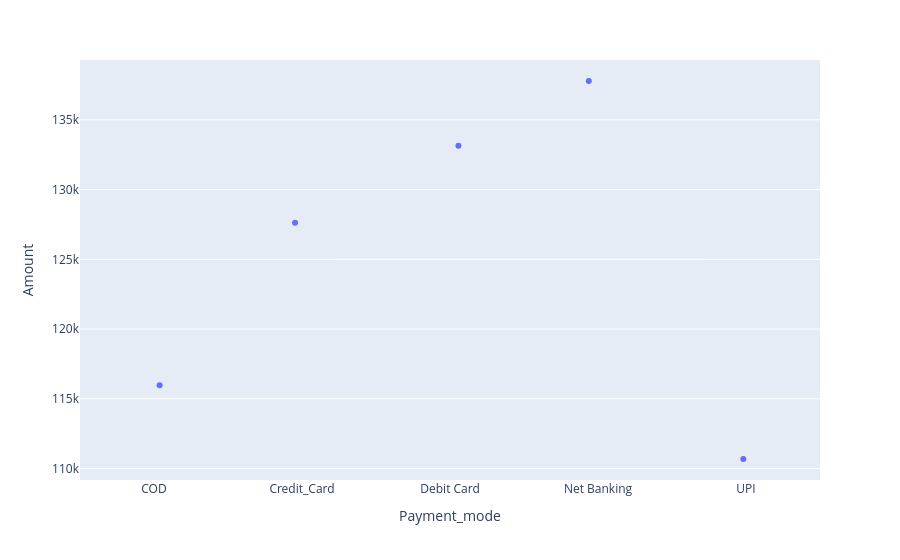

Here is the notebook cell this chart was saved with:
### Code cell
fig = px.strip(data_frame = q9,x = 'Payment_mode',y = 'Amount')
fig.show()

### Figure 1 — Plotly figure (JSON) as saved in the notebook; plotly's stock layout.template omitted (floating-point values rounded to 4 significant figures)
{"data": [{"alignmentgroup": "True", "boxpoints": "all", "fillcolor": "rgba(255,255,255,0)", "hoveron": "points", "hovertemplate": "Payment_mode=%{x}<br>Amount=%{y}<extra></extra>", "legendgroup": "", "line": {"color": "rgba(255,255,255,0)"}, "marker": {"color": "#636efa"}, "name": "", "offsetgroup": "", "orientation": "v", "pointpos": 0, "showlegend": false, "type": "box", "x": ["COD", "Credit_Card", "Debit Card", "Net Banking", "UPI"], "x0": " ", "xaxis": "x", "y": [116000.0, 127600.0, 133100.0, 137800.0, 110700.0], "y0": " ", "yaxis": "y"}], "layout": {"boxmode": "group", "legend": {"tracegroupgap": 0}, "margin": {"t": 60}, "xaxis": {"anchor": "y", "domain": [0, 1], "title": {"text": "Payment_mode"}}, "yaxis": {"anchor": "x", "domain": [0, 1], "title": {"text": "Amount"}}}}
